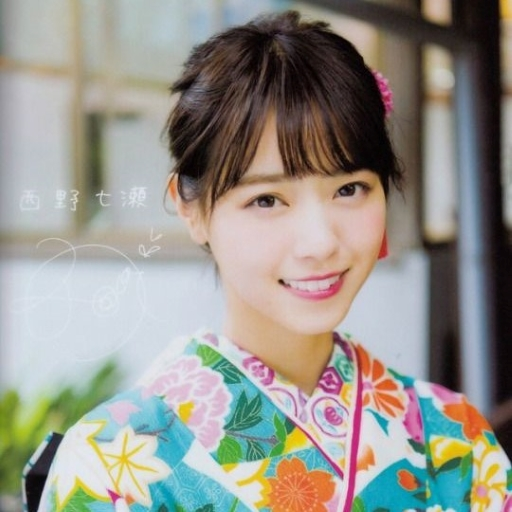
#> input picture nachan1.jpg, 512 x 512 px
$ python ex4-4.py
#> lines starting #> are read from the running program, lines starting #| are printed output that depends on the picture
# -*- coding: utf-8 -*-
"""
Created on Tue Feb  2 13:59:59 2021

@author: d19fd
"""

import cv2

nachan = cv2.imread('nachan1.jpg')
#> nachan is the input picture: shape (512, 512, 3); mean B, G, R 139, 147, 149

gray = cv2.cvtColor(nachan, cv2.COLOR_BGR2GRAY)
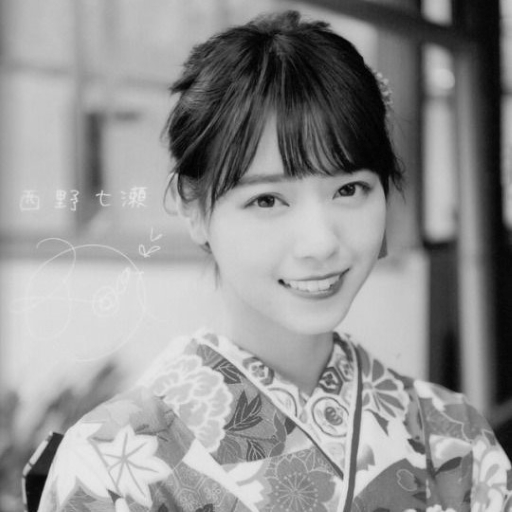
#> gray: shape (512, 512); min 0, max 234, mean 146.7
rgb = cv2.cvtColor(gray, cv2.COLOR_GRAY2BGR)

print('nachan.shape', nachan.shape)
#| nachan.shape (512, 512, 3)
print('gray.shape', gray.shape)
#| gray.shape (512, 512)
print('rgb.shape', rgb.shape)
#| rgb.shape (512, 512, 3)

cv2.imshow('nachan', nachan)
cv2.imshow('gray', gray)
cv2.imshow('rgb', rgb)

cv2.waitKey()
cv2.destroyAllWindows()

$ run again, with nachan2.jpg copied over nachan1.jpg
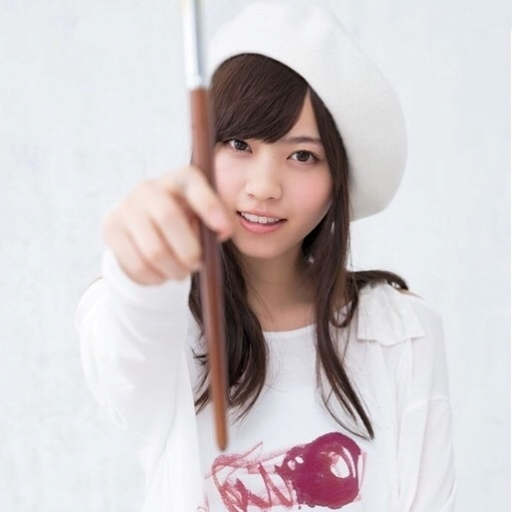
#> input picture nachan2.jpg, 512 x 512 px
#> nachan is the input picture: shape (512, 512, 3); mean B, G, R 203.6, 201.6, 208.7
#> `gray = cv2.cvtColor(nachan, cv2.COLOR_BGR2GRAY)`:
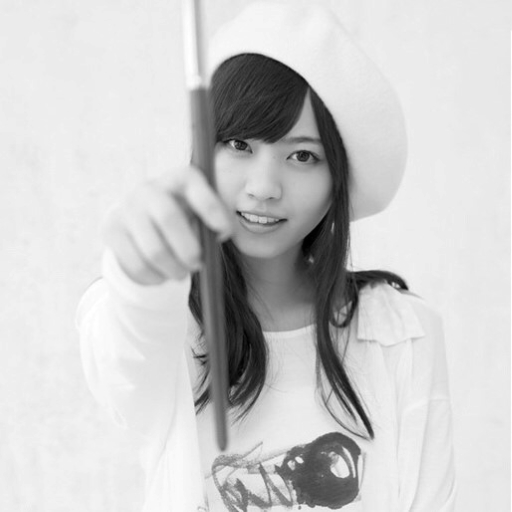
#> gray: shape (512, 512); min 0, max 255, mean 204
#| nachan.shape (512, 512, 3)
#| gray.shape (512, 512)
#| rgb.shape (512, 512, 3)

$ run again, with nachan3.jpg copied over nachan1.jpg
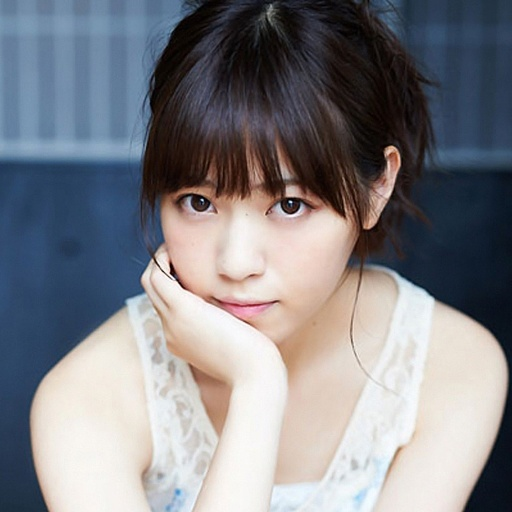
#> input picture nachan3.jpg, 512 x 512 px
#> nachan is the input picture: shape (512, 512, 3); mean B, G, R 134.1, 128.7, 128.4
#> `gray = cv2.cvtColor(nachan, cv2.COLOR_BGR2GRAY)`:
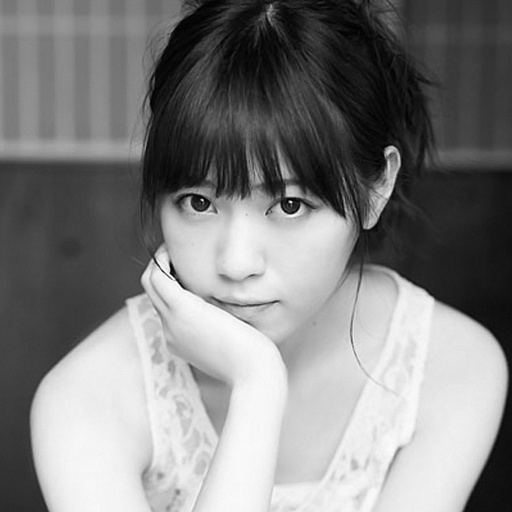
#> gray: shape (512, 512); min 0, max 253, mean 129.2
#| nachan.shape (512, 512, 3)
#| gray.shape (512, 512)
#| rgb.shape (512, 512, 3)

$ run again, with Hermione.jpg copied over nachan1.jpg
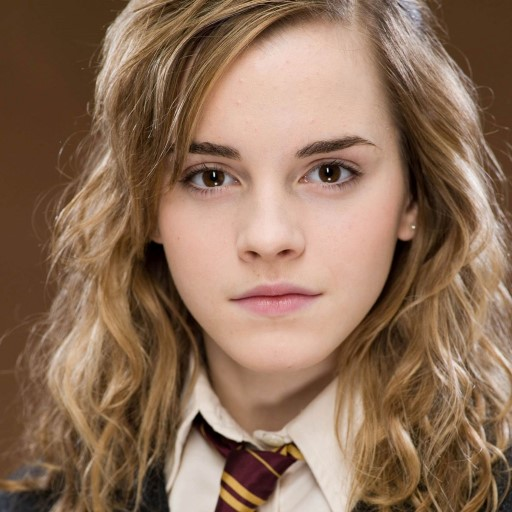
#> input picture Hermione.jpg, 512 x 512 px
#> nachan is the input picture: shape (512, 512, 3); mean B, G, R 88.5, 111, 141.8
#> `gray = cv2.cvtColor(nachan, cv2.COLOR_BGR2GRAY)`:
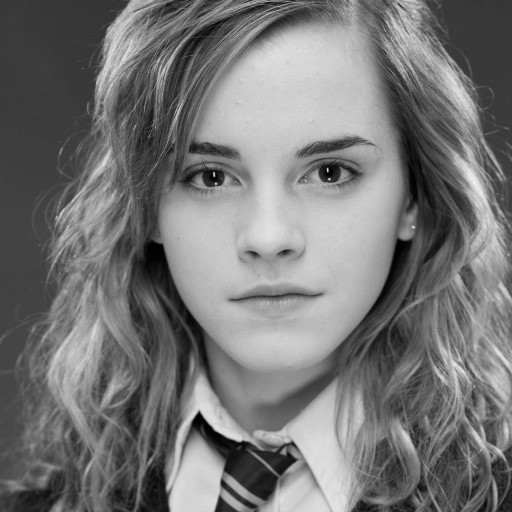
#> gray: shape (512, 512); min 0, max 244, mean 117.6
#| nachan.shape (512, 512, 3)
#| gray.shape (512, 512)
#| rgb.shape (512, 512, 3)
